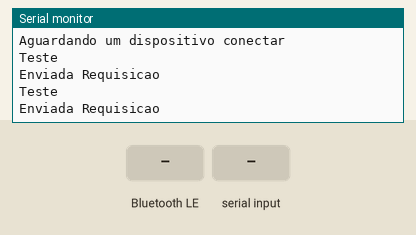
Simulated run of this sketch. Board: ESP32. Shown: the last lines printed to the serial monitor. The inputs (shaded band) are chosen by the test bench. Nothing arrives over Bluetooth unless stated; a phone connects over Bluetooth LE 3 s after start.

Above: at 1.3 s.
1.4 s: Bluetooth LE write "1" received
At 2.0 s:
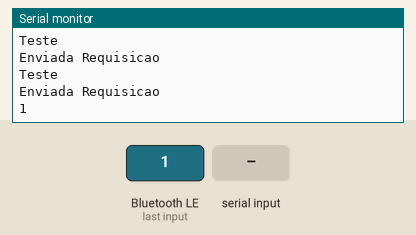
4.6 s: "1\n" received over the second serial link
At 5.6 s:
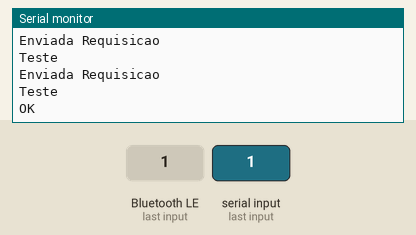
6.6 s: Bluetooth LE write "0" received
At 6.94 s:
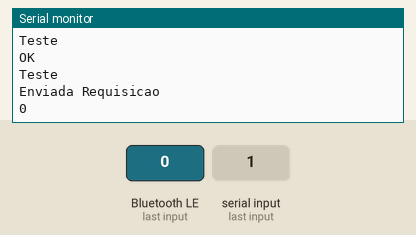

Measured:
- after the input at 1.4 s, the serial monitor: prints a new line after 0.05 s (image 1)
- after the input at 4.6 s, the serial monitor: prints a new line after 0.50 s (image 2)
- after the input at 6.6 s, the serial monitor: prints a new line after 0.05 s (image 3)

The sketch:

RequestingResultPlusBluetooth_demoVale.ino
```cpp
#include <Wire.h> //Biblioteca para I2C
#include <BLEDevice.h>
#include <BLEServer.h>
#include <BLEUtils.h>
#include <BLE2902.h>
#include <HardwareSerial.h>

#define SERVICE_UUID "ab0828b1-198e-4351-b779-901fa0e0371e"
#define CHARACTERISTIC_UUID_RX "4ac8a682-9736-4e5d-932b-e9b31405049c"
#define CHARACTERISTIC_UUID_TX "0972EF8C-7613-4075-AD52-756F33D4DA91"
#define RXD2 16
#define TXD2 17
float i = 0;
//String conteudo = "";
String valorRes = "";

BLECharacteristic *characteristicTX; //Através desse objeto iremos enviar dados para o client
bool deviceConnected = false; //Controle de dispositivo conectado

//Callback para eventos das características. Configurado pra printar o valor no serial quando receber um dado
class CharacteristicCallbacks: public BLECharacteristicCallbacks {
    void onWrite(BLECharacteristic *characteristic) {
      //Retorna ponteiro para o registrador contendo o valor atual da caracteristica
      std::string rxValue = characteristic->getValue();
      //Verifica se existe dados (tamanho maior que zero)
      if (rxValue.length() > 0) {
        for (int i = 0; i < rxValue.length(); i++) {
          Serial.print(rxValue[i]);
        }
        Serial.println();
      }
    }
};

//Callback para receber os eventos de conexão de dispositivos
class ServerCallbacks: public BLEServerCallbacks {
    void onConnect(BLEServer* pServer) {
      deviceConnected = true;
      Serial.println("Dispositivo conectado");
    };

    void onDisconnect(BLEServer* pServer) {
      deviceConnected = false;
      Serial.println("Dispositivo desconectado");
    }
};


void setup() {


  Serial.begin(115200);
  Serial2.begin(9600, SERIAL_8N1, RXD2, TXD2);
  delay(100);
  //pinMode(LED1pin, OUTPUT);
  //pinMode(LED2pin, OUTPUT);
  BLEDevice::init("IoT_Sensor"); //Nome do dispositivo
  BLEServer *server = BLEDevice::createServer(); //Cria um BLE Server
  server->setCallbacks(new ServerCallbacks()); //Seta o callback do server
  BLEService *service = server->createService(SERVICE_UUID); //Cria o BLE Service
  characteristicTX = service->createCharacteristic(CHARACTERISTIC_UUID_TX,
                     BLECharacteristic::PROPERTY_NOTIFY); //Cria o BLE Characteristic para envio de dados
  characteristicTX->addDescriptor(new BLE2902());

  BLECharacteristic *characteristic = service->createCharacteristic(CHARACTERISTIC_UUID_RX,
                                      BLECharacteristic::PROPERTY_WRITE); //Cria o BLE Characteristic para recebimento de dados
  characteristic->setCallbacks(new CharacteristicCallbacks());

  service->start(); //Inicia o service
  server->getAdvertising()->start(); //Inicia o advertising (descoberta do ESP)
  Serial.println("Aguardando um dispositivo conectar");
}

void loop() {

  String conteudo = "";
  char caractere;
  Serial.println("Teste");
  //Serial2.write(0x05);
  //Serial2.write(0x05);
  if (Serial2.available() > 0) {
    Serial.println("OK");
    while (Serial2.available()) {
      // Lê byte da serial
      caractere = char(Serial2.read());
      // Ignora caractere de quebra de linha
      if (caractere != '\n' && caractere != '\r') {
        // Concatena valores
        conteudo.concat(caractere);
      }
      // Aguarda buffer serial ler próximo caractere
      delay(10);
    }
    Serial.println(valorRes);
    valorRes = conteudo;
  } else {
    Serial2.write(0x05);
    Serial2.println();
    Serial.println("Enviada Requisicao");
  }

  //Serial2.write(0x05); //request value ENQ


  //Se algum dispositivo está conectado
  if (deviceConnected) {
    char txString[8];
    //dtostrf(i, 2, 2, txString);
    valorRes.toCharArray(txString, 8);
    characteristicTX->setValue(txString);
    characteristicTX->notify();
    //i = i + 0.5;
    //if (i > 50){
    //  i = 0;
    //}
  }


  delay(1000);
}
```
